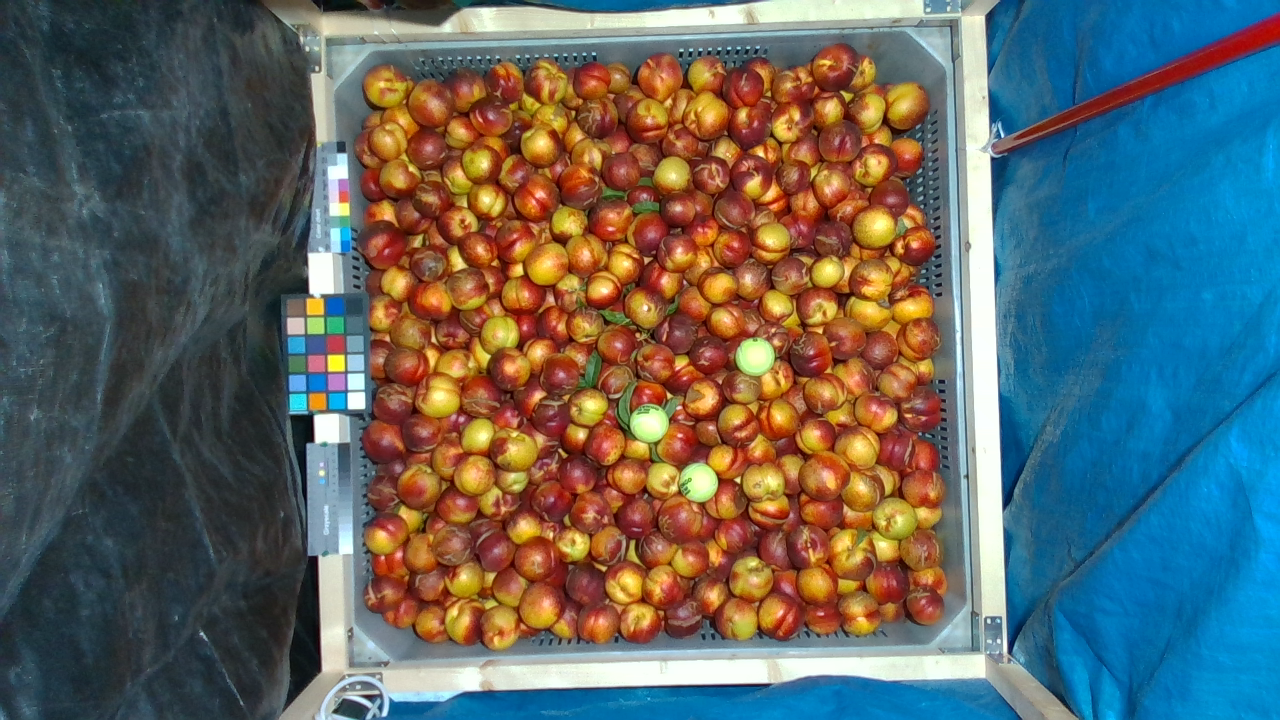
#> input picture Test/Nuova cartella/bin22/color_image_bin22_d435_C_151839.png, 1280 x 720 px, given in place of MicrosoftTeams-image.png, which was not available
$ jupyter execute --allow-errors all_in.ipynb   (older library calls are emulated)   (text cells are left out)
#> lines starting #> are read from the running program, lines starting #| are printed output that depends on the picture; after the words box and inside, x2 and y2 are one past the last pixel; in counts of white or black regions, pixels touching at a corner belong together; pictures that were not available may be replaced by others from this repository, and a replacement may not be noted
[cell 1]
import matplotlib.pyplot as plt
import numpy as np
import cv2 as cv2
import pyrealsense2 as rs

#changes
#changes
#changes
#changes
#changes
#changes
#!

#> (the rest of this cell did not finish here and is left out)

[cell 2]
from Grape_Click_Functions import *
name = "a"
#> (the rest of this cell did not finish here and is left out)

[cell 3]
import matplotlib.pyplot as plt
import math
import numpy as np
import pandas as pd
import cv2 as cv
from sklearn.cluster import KMeans
from collections import Counter

# [66 lines left out: functions show_img_compar, get_BBOX_coords_from_YOLOv5_labes, not called in this run]

def order_YOLOv5_labels(labels_coords_list):
    x=0

    ######################
    ##  TO BE DONE
    #################


# [17 lines left out: function extracting_Rectangle_ROI, not called in this run]


def get_circle_inside_the_BBOX():
    x=0
    ######################
    ##  TO BE DONE
    #################


# [5 lines left out: function mean_BBOX_color, not called in this run]

def RGB2HEX(color):
    return "#{:02x}{:02x}{:02x}".format(int(color[0]), int(color[1]), int(color[2]))

# [91 lines left out: functions get_BBOX_color_perc, mean_BBOX_dist, pixel_real_dimension, not called in this run]

#> (a cell that did not finish here is left out)

[cell 5]
import cv2
import pandas as pd

# color_image = cv2.imread(r"C:\Users\Gianmy\Desktop\Coding\RIDOLFI\Test\Foto_ridolfi\bin1\color_image_bins1_D435_C_092640.png")
# #PATH TO TXT FILE WITH LABELS COMING FROM YOLOV5 DETECIOTN
# pd_DF_txt_labels_file =pd.read_csv(r"C:\Users\Gianmy\Desktop\Coding\RIDOLFI\Test\Foto_ridolfi\bin1\color_image_bins1_D435_C_092640.txt", delimiter = " ",
#         names = ["class", "x_center", "y_center", "Box_width", "Box_height","confidence"])

# # BBOX_center_coords_list,BBOX_top_left_pt_list,BBOX_bot_right_pt_list,BBOX_H_W_list, DF_data_e_labels= get_BBOX_coords_from_YOLOv5_labes(
# # color_image,pd_DF_txt_labels_file)
# BBOX_center_coords_list,BBOX_top_left_pt_list,BBOX_bot_right_pt_list,BBOX_H_W_list, DF_data_e_labels= get_BBOX_coords_from_YOLOv5_labes(
# color_image,pd_DF_txt_labels_file)

# fruit_N_list=list(range(len(BBOX_center_coords_list)))

# ############################
# # get the ROI inside the depth picture based on
# # label coordinates coming from Object detection
# # ##########################
# #test_image_to_show =color_image.copy()
# Depth_Colorized_Image = cv2.imread(r"C:\Users\Gianmy\Desktop\Coding\RIDOLFI\Test\Foto_ridolfi\bin1\colorized_depth_image_bins1_D435_C_092640.png")
# # Depth_Colorized_Image= cv2.cvtColor(Depth_Colorized_Image,cv2.COLOR_BGR2RGB)
# # plt.imshow(Depth_Colorized_Image)

# BBOX_depth_ROI_list = [] #store the ROI = images cuitted in the depth map
# BBOX_color_ROI_list = [] #store the ROI = images cuitted in the depth map
# for i in range(len(BBOX_center_coords_list)):
#     Rec_pt1 = BBOX_top_left_pt_list[i]
#     Rec_pt2 = BBOX_bot_right_pt_list[i]
#     # ROI_depth_i, ROI_coords_i, ROI_color_i = extracting_Rectangle_ROI(depth_image,color_image,Rec_pt1,Rec_pt2)

#     Depth_with_box = cv2.rectangle(Depth_Colorized_Image, Rec_pt1, Rec_pt2,(255,255,255),3)
#     plt.imshow(Depth_Colorized_Image)
#     cv2.imwrite("Depth_with_box.jpeg",Depth_Colorized_Image)

# print("Image saved")


Depth_Colorized_Image = cv2.imread(r"C:\Users\Gianmy\Desktop\MicrosoftTeams-image.png")
#> Depth_Colorized_Image is the input picture: shape (720, 1280, 3); mean B, G, R 99, 101.5, 95.3
Depth_Colorized_Image= cv2.cvtColor(Depth_Colorized_Image,cv2.COLOR_BGR2RGB)
cv2.imwrite("Depth_with_box.jpeg",Depth_Colorized_Image)
#> Out = True

[cell 6]
def RGB2HEX(color):
        return "#{:02x}{:02x}{:02x}".format(int(color[0]), int(color[1]), int(color[2]))

# [37 lines left out: function get_BBOX_color_perc, not called in this run]


img = plt.imread(r"C:\Users\Gianmy\Desktop\Coding\RIDOLFI\Test\color_image_bin22_d435_C_1518399.jpg")
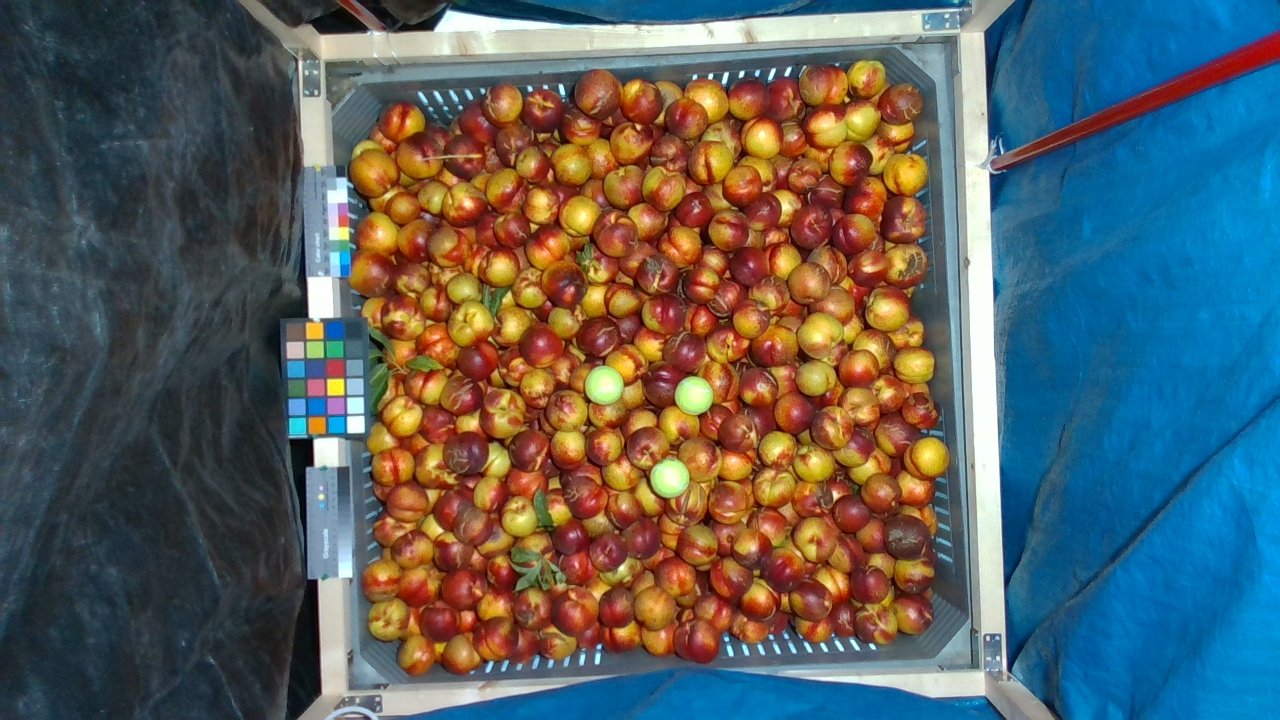
#> input picture Test/Nuova cartella/bin23/color_image_bin23_d435_C_151647.png, 1280 x 720 px, given in place of color_image_bin22_d435_C_1518399.jpg, which was not available
#> img is the input picture: shape (720, 1280, 3) float32; mean R, G, B 0.351, 0.375, 0.371
plt.imshow(img) #plt.imshow(BBOX_color_ROI_list[1])

B,G,R = cv.split(img)
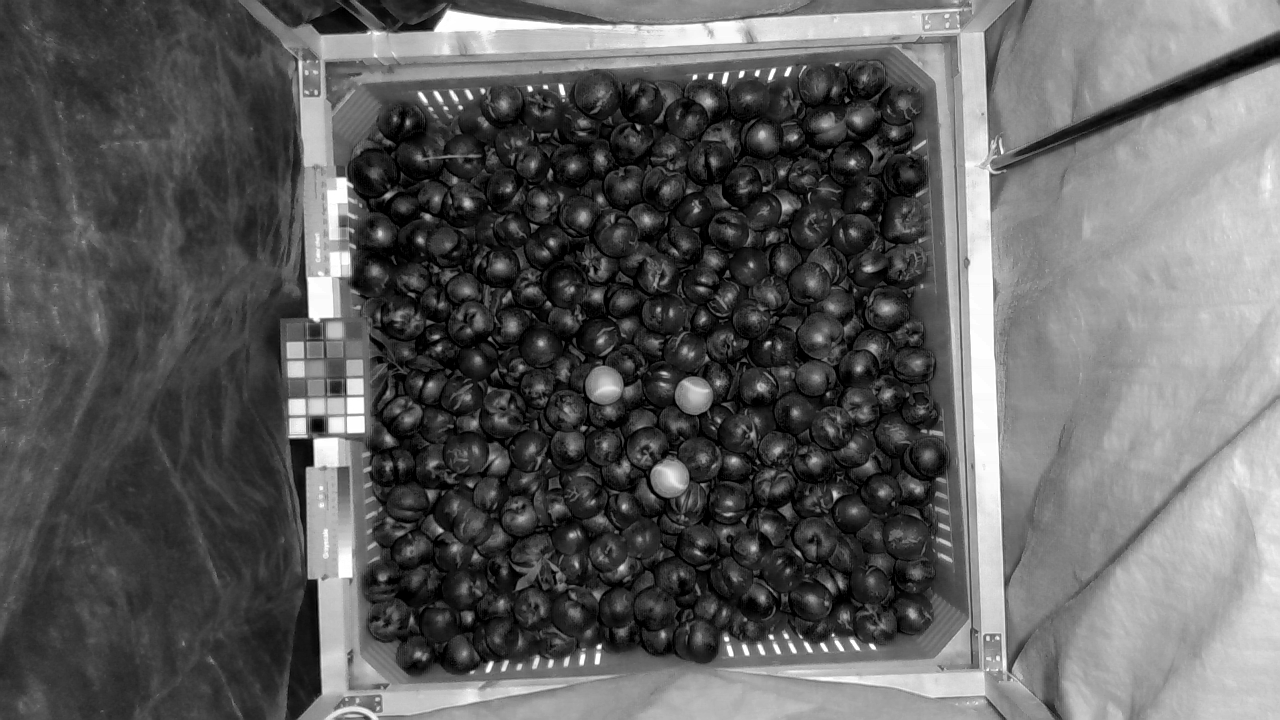
#> R: shape (720, 1280) float32; min 0, max 1, mean 0.371

# [24 lines of commented-out code are left out]

[cell 7]
from skimage import color as col
img = cv.imread(r"C:\Users\Gianmy\Desktop\MicrosoftTeams-image.png")

image = img[0:100,0:100]
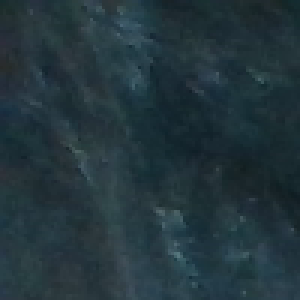
#> image: shape (100, 100, 3) (shown 3 times larger); mean B, G, R 60.1, 53.2, 35.1
selected_color = [127,127,127]

im_test =np.ones(image.shape)
im_test =im_test*selected_color


plt.imshow(img)

threshold = 0
red_pix_count=0
non_red_pix_count =0

for y in range(image.shape[0]):
       for x in range(image.shape[1]):
           pixel_color = image[y][x]
           lab_pixel_color=col.rgb2lab(np.uint8(np.asarray([pixel_color])))
           diff = col.deltaE_cie76(selected_color, lab_pixel_color)
           if (diff < threshold):
               red_pix_count = red_pix_count+1
           if (diff >= threshold):
               non_red_pix_count = non_red_pix_count+1
#> after the loop, non_red_pix_count = 10000; red_pix_count = 0
print("---------")
print("red: ",red_pix_count, " NON red: ",non_red_pix_count)
#| red:  0  NON red:  10000
print("red%: ", red_pix_count/(image.shape[0]*image.shape[1]),
      "NON red %: ", non_red_pix_count/(image.shape[0]*image.shape[1]))
#| red%:  0.0 NON red %:  1.0

[cell 8]
from skimage import color as col

colors = {'RED':[128,0,0]}

# [22 lines left out: function match_image_by_color, not called in this run]

[cell 9]
import shutil

src_dir= r"C:\Users\Gianmy\Desktop\RGBd Ridolfi\renamed"
dst_dir= r"C:\Users\Gianmy\Documents\Università\AGRARIA\2021\Tesi\Luca Zappi - Ridolfi Pesche\FOTO"
# os.makedirs(dst_dir)

#> (the rest of this cell did not finish here and is left out)

[cell 10]
import numpy as np
import cv2 as cv
# img = cv.imread(r,0)
# img = BBOX_color_ROI_list[1]
img = cv.imread(r"C:\Users\Gianmy\Desktop\Coding\Test\color_image_bin22_d435_C_1518399.jpg")
min_BBOX_dimension = list(img.shape)
#> min_BBOX_dimension = [720, 1280, 3]
min_BBOX_dimension = np.min(min_BBOX_dimension[0:1])
#> min_BBOX_dimension = 720
max_circle_radius = int( min_BBOX_dimension)
#> max_circle_radius = 720
min_circle_radius = int(max_circle_radius/2)
#> min_circle_radius = 360

print(max_circle_radius)
#| 720
print(min_circle_radius)
#| 360


G_img = cv.cvtColor(img,cv.COLOR_RGB2GRAY)

print(type(img))
#| <class 'numpy.ndarray'>

img = cv.medianBlur(G_img,5)
#> img: shape (720, 1280)
cimg = cv.cvtColor(img,cv.COLOR_GRAY2BGR)

# Parameters 1 and 2 don't affect accuracy as such, more reliability.
# Param 1 will set the sensitivity; how strong the edges of the circles need to be.
# Too high and it won't detect anything, too low and it will find too much clutter.
# Param 2 will set how many edge points it needs to find to declare that it's found a circle.
# Again, too high will detect nothing, too low will declare anything to be a circle.
# The ideal value of param 2 will be related to the circumference of the circles.

ret, thresh = cv.threshold(G_img, 100, 255, 0)
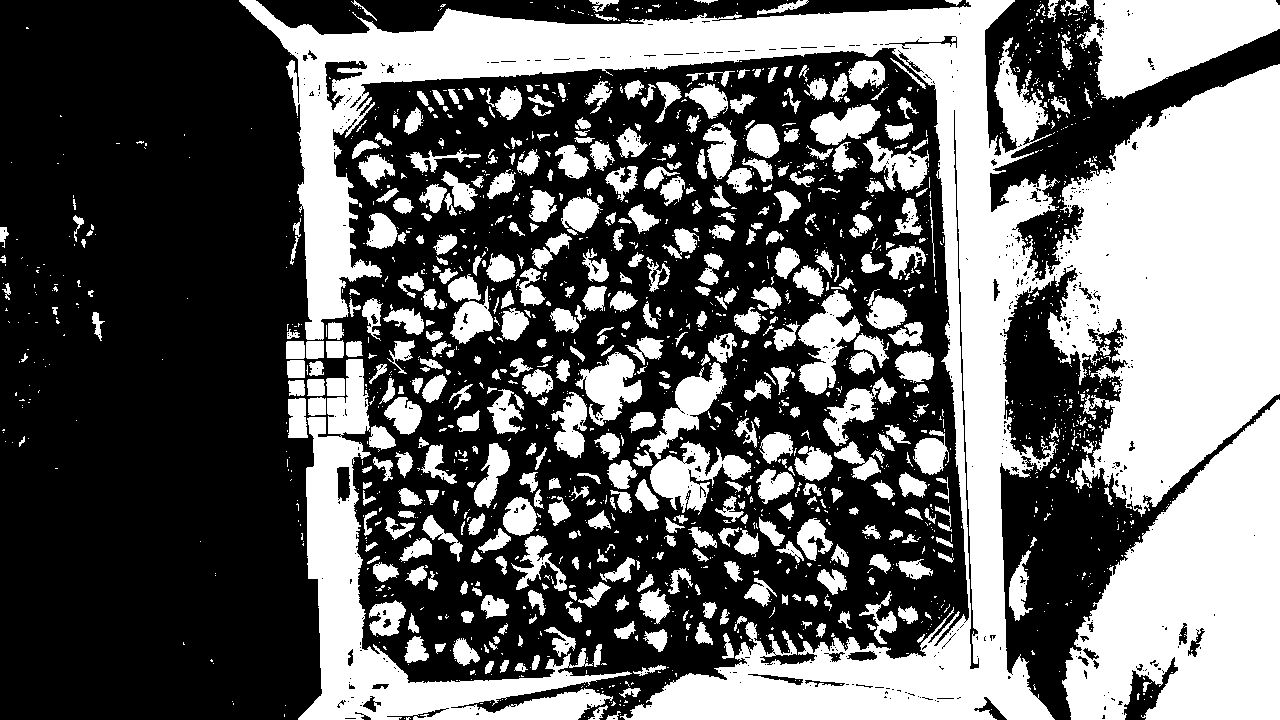
#> thresh: shape (720, 1280); 40.3% white; 1798 white regions (1305 under 20 px), largest, box (x1, y1, x2, y2) and area: (239, 0, 1280, 720) 176764, (1062, 399, 1280, 720) 43055, (298, 359, 632, 720) 24828

plt.imshow(thresh)

# im2, contours, hierarchy = cv.findContours(thresh, cv.RETR_TREE, cv.CHAIN_APPROX_SIMPLE)


circles = cv.HoughCircles(G_img,cv.HOUGH_GRADIENT,1.5,20,
                            param1=50,param2=100,minRadius=30,maxRadius=100)
#> circles = 506 rows, first 8: [740.2, 383.2, 99.15], [834.8, 252.8, 99.15], [633.8, 374.2, 99.15], [717.8, 414.8, 99.15], [849.8, 468.8, 99.15], [809.2, 399.8, 97.5], [590.2, 329.2, 97.5], [618.8, 497.2, 97.5]
circles = np.uint16(np.around(circles))
#> circles = 506 rows, first 8: [740, 383, 99], [835, 253, 99], [634, 374, 99], [718, 415, 99], [850, 469, 99], [809, 400, 98], [590, 329, 98], [619, 497, 98]
for i in circles[0,:]:
    # draw the outer circle
    cv.circle(img,(i[0],i[1]),i[2],(0,255,0),2)
    # draw the center of the circle
    cv.circle(img,(i[0],i[1]),2,(0,0,255),3)
#> this loop made 506 passes
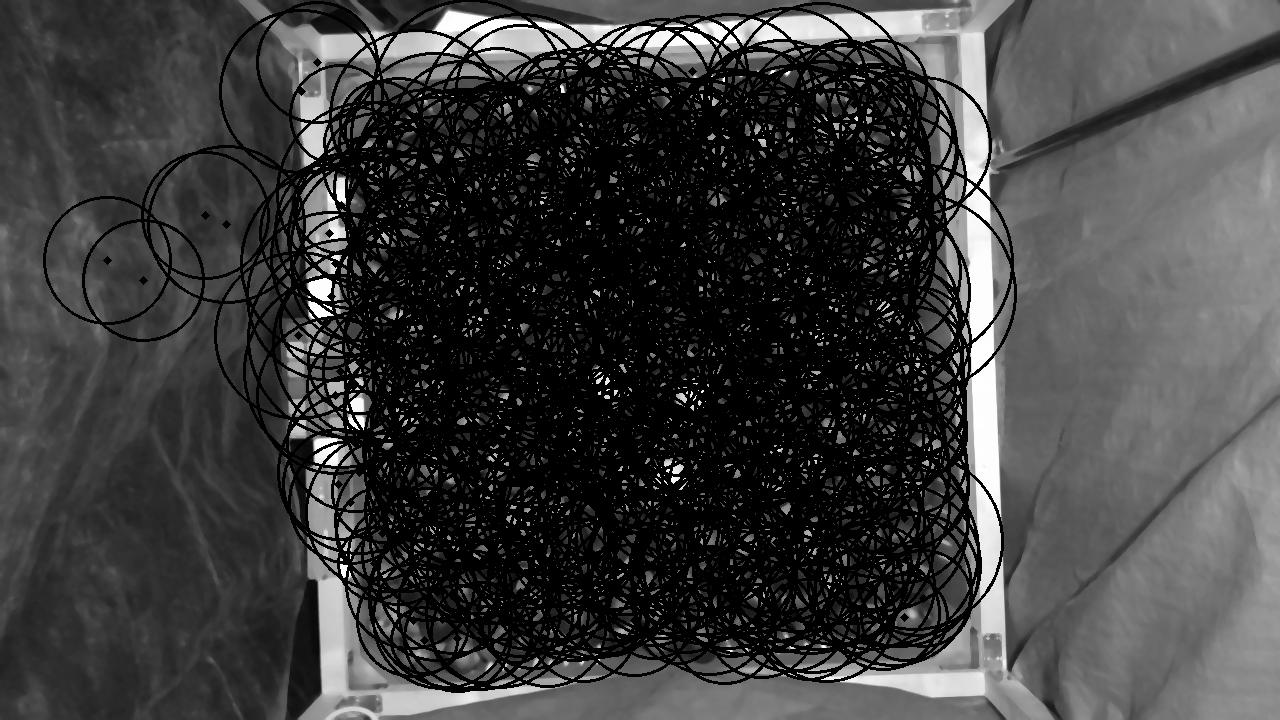
#> img: shape (720, 1280); min 0, max 254, mean 61.3


# cv.imshow('detected circles',img)
# cv.waitKey(0)
# cv.destroyAllWindows()
